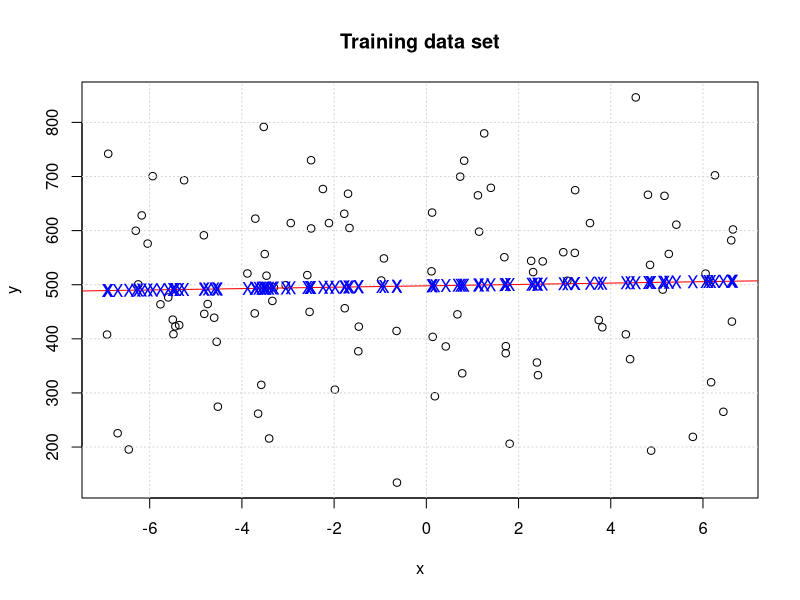
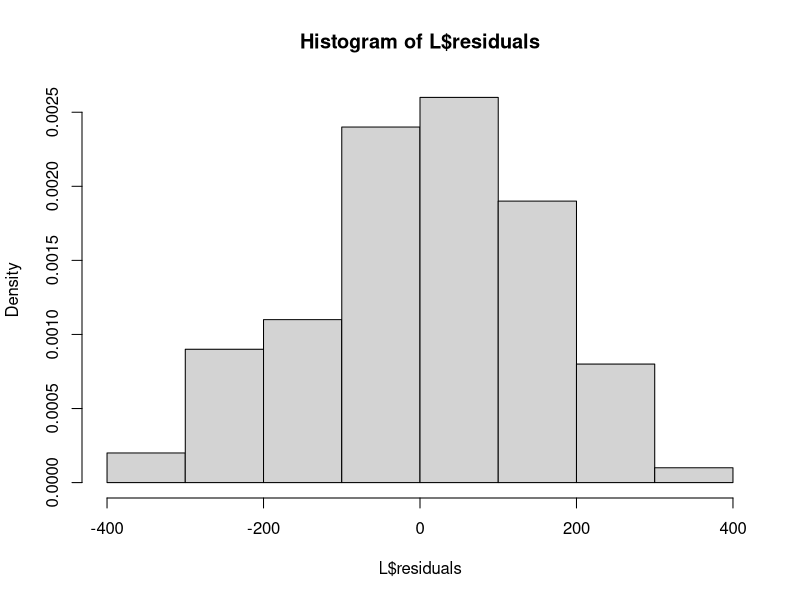
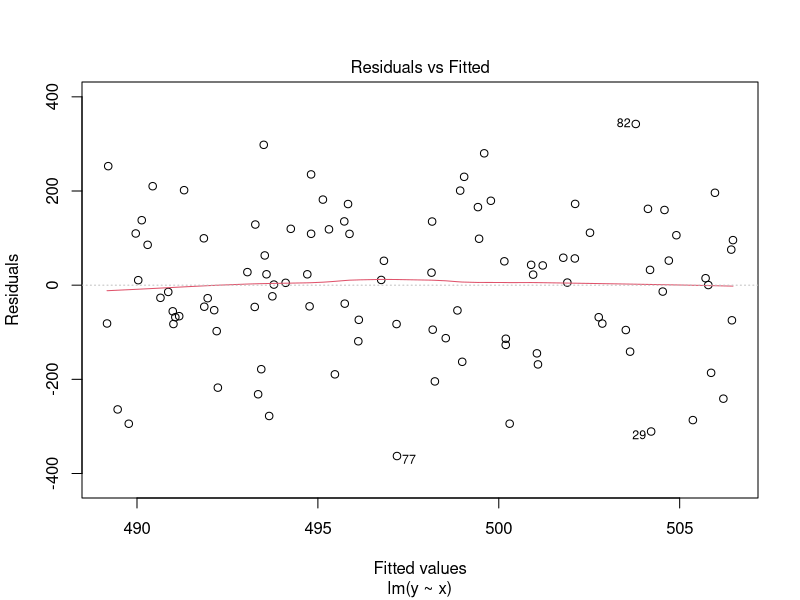
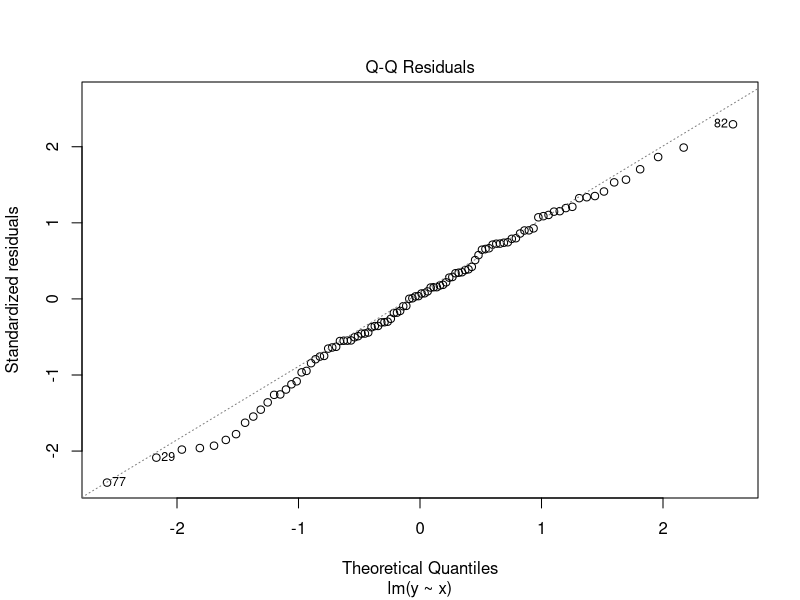
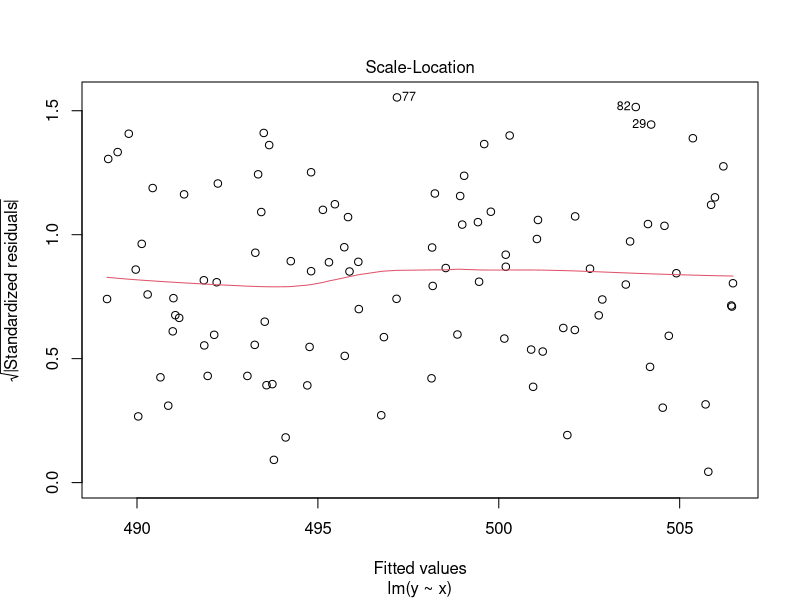
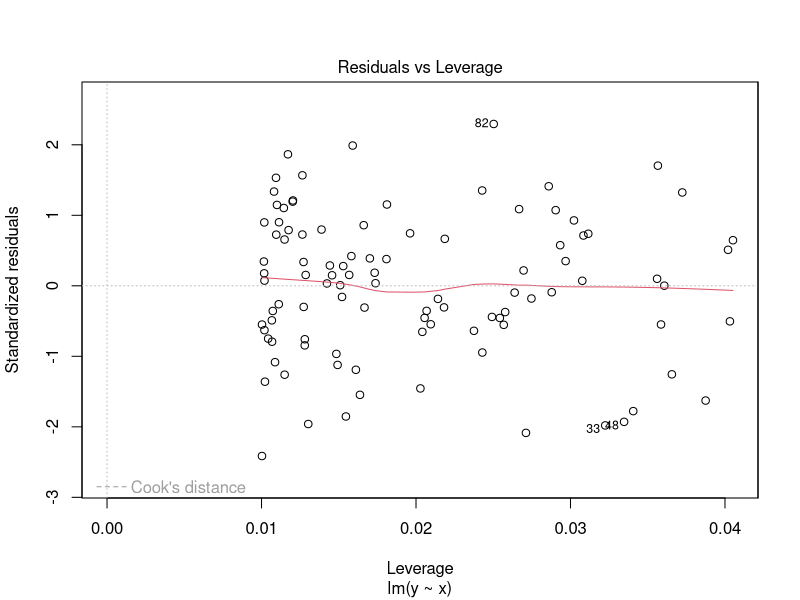
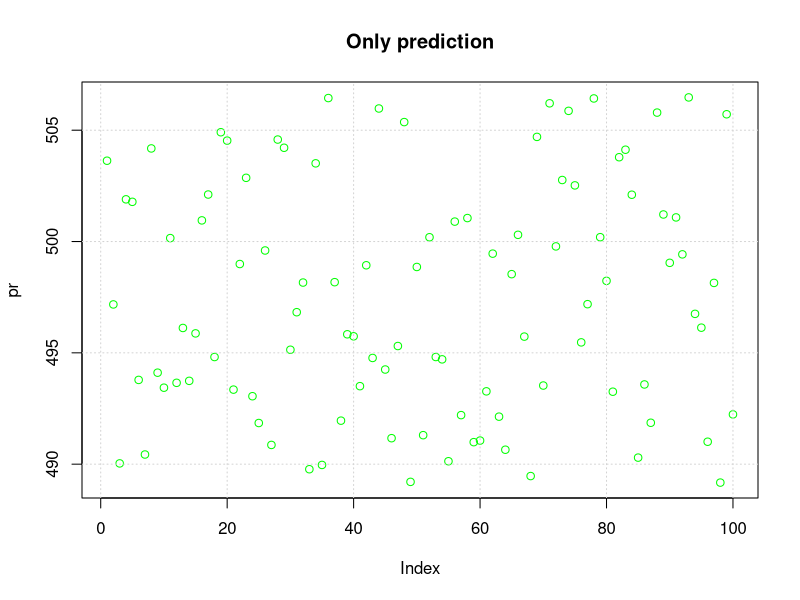

Recreate these plots in R, in order.
print('Exercise 1')

# Defining the training data set
x = runif(100,-7,7)
y = 3 - 2*x + rnorm(100,500,150)
# y = 3 -2*x + rpois(100, lambda = 1)
# Plotting the training data set
plot(x,y)
title('Training data set')
grid()

# Linear model
L = lm(y~x)
summary(L)
abline(L, col='red')
points(x,L$fitted.values,pch='X',col='blue')

# Manual calculation of sigma_hat
sigma_hat = sqrt(sum((y-L$fitted.values)^2)/L$df.residual)

# Residuals = y - fitted values
# Histogram - residuals
hist(L$residuals,freq = FALSE)

# Plotting the complete outcome of the linear model L
plot(L)
# There are 4 plots as a result:
# 1. Residuals vs Fitted
# Homoscedasticity. This assumption means that the
# variance around the regression line is the same for
# all values of the predictor variable (X). In other words,
# same variance across all the data set
# 2. QQ plot - quantile/quantile plotting
# Assuming a Gaussian distribution
# Standarized residuals ~ theoretical quantiles
# If the points are tight to the line, we can accept the
# Gaussian noise
# 3. Scale location
# Standarized residuals ~ observed quantiles
# 4. Residuals vs Leverage
# It helps you identify influential data points on your model

# Prediction
pr = predict(L)
plot(pr,col='green')
title('Only prediction')
grid()
